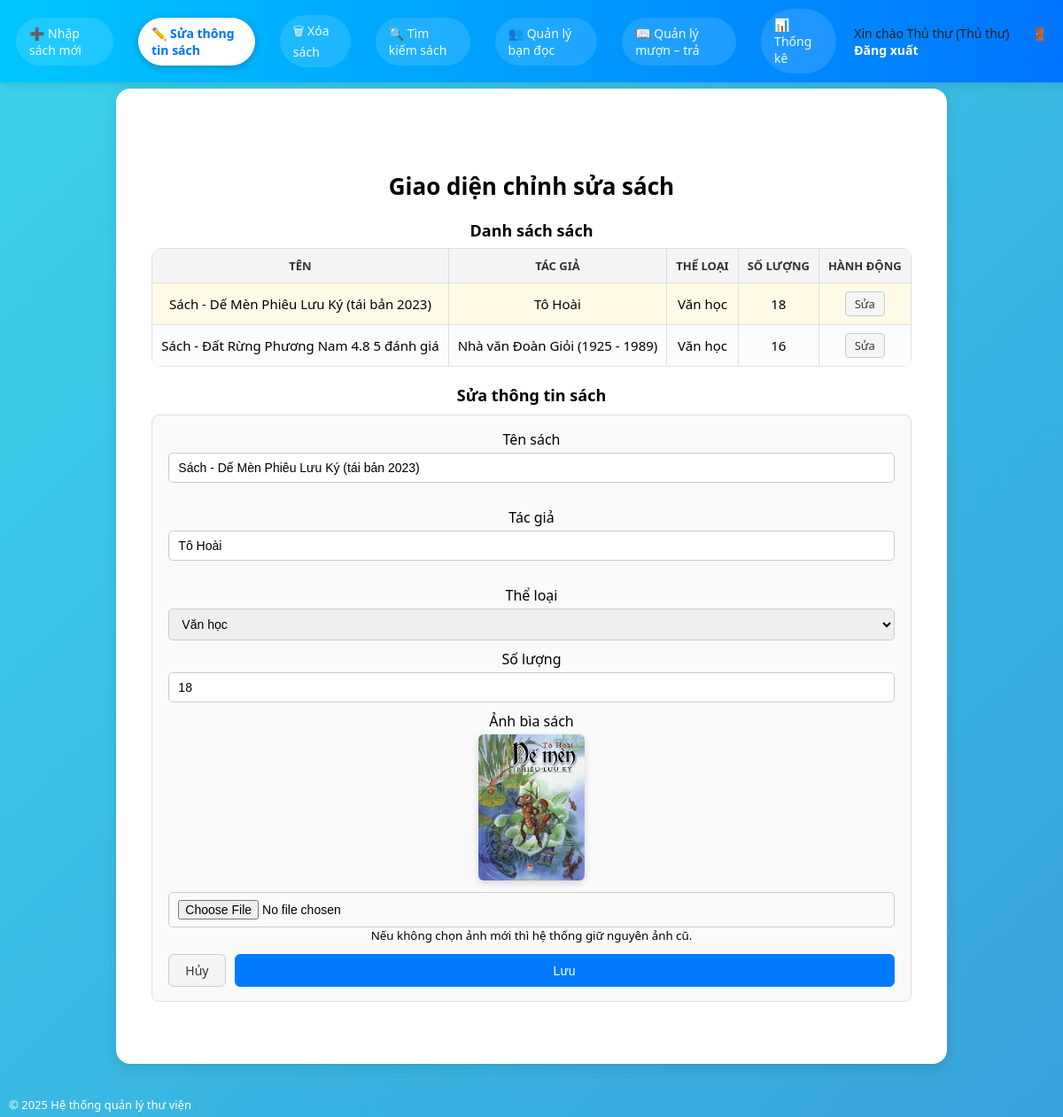
The app's page /QuanLyThuVien/book_edit_list.php?id=17 (signed in) with its own data.
### tables this page shows
CREATE TABLE `users` (
  `id` int(11) NOT NULL,
  `username` varchar(50) NOT NULL,
  `email` varchar(100) DEFAULT NULL,
  `phone` varchar(20) DEFAULT NULL,
  `password` varchar(255) NOT NULL,
  `fullname` varchar(100) DEFAULT NULL,
  `role` enum('admin','thuthu','capthe') DEFAULT NULL,
  `status` enum('active','locked') DEFAULT 'active',
  `created_at` timestamp NOT NULL DEFAULT current_timestamp()
);

CREATE TABLE `books` (
  `id` int(11) NOT NULL,
  `code` varchar(50) DEFAULT NULL,
  `title` varchar(255) NOT NULL,
  `author` varchar(255) DEFAULT NULL,
  `description` text DEFAULT NULL,
  `publisher` varchar(255) DEFAULT NULL,
  `publish_year` int(11) DEFAULT NULL,
  `category_id` int(11) DEFAULT NULL,
  `quantity` int(11) DEFAULT 0,
  `location` varchar(100) DEFAULT NULL,
  `created_at` timestamp NOT NULL DEFAULT current_timestamp(),
  `cover` varchar(255) DEFAULT NULL,
  `isbn` varchar(50) DEFAULT NULL,
  `total` int(11) NOT NULL DEFAULT 0,
  `available` int(11) NOT NULL DEFAULT 0
);

CREATE TABLE `categories` (
  `id` int(11) NOT NULL,
  `code` varchar(50) DEFAULT NULL,
  `name` varchar(100) NOT NULL
);

### QuanLyThuVien/functions.php (called while the page is built, shortened)
<?php
require_once 'config.php';
function is_logged_in() {
    return isset($_SESSION['user_id']);
}
function current_user() {
    global $pdo;
    static $user = null;
    if ($user === null) {
        $stmt = $pdo->prepare("SELECT id, username, fullname, role FROM users WHERE id = ?");
        $stmt->execute([$_SESSION['user_id']]);
        $user = $stmt->fetch(PDO::FETCH_ASSOC);
    }
    return $user;
}
function require_role(array $allowedRoles) {
    $user = current_user();
}
function e($str) {
    return htmlspecialchars($str ?? '', ENT_QUOTES, 'UTF-8');
}
?>

### QuanLyThuVien/config.php (called while the page is built, shortened)
<?php
$user    = 'root';
?>

### QuanLyThuVien/book_edit_list.php (the view, shortened to what this page needs)
<?php
require_once 'functions.php';
require_role(['thuthu', 'admin']);
global $pdo;
$sql = "SELECT b.*, c.name AS category_name
        FROM books b
        LEFT JOIN categories c ON b.category_id = c.id
        ORDER BY b.title ASC";
$stmt = $pdo->prepare($sql);
$stmt->execute();
$books = $stmt->fetchAll(PDO::FETCH_ASSOC);
$cats = $pdo->query("SELECT id, name FROM categories ORDER BY name")->fetchAll(PDO::FETCH_ASSOC);
$currentId = intval($_GET['id'] ?? 0);
$currentBook = null;
if ($currentId > 0) {
    $stmt = $pdo->prepare("SELECT * FROM books WHERE id = ?");
    $stmt->execute([$currentId]);
    $currentBook = $stmt->fetch(PDO::FETCH_ASSOC);
}
include 'header.php';
?>
<link rel="stylesheet" href="assets/style.css">
<div class="edit-wrapper">
  <h2 class="edit-title">Giao diện chỉnh sửa sách</h2>
  <h3 class="edit-section-title">Danh sách sách</h3>
  <div class="table-wrapper">
    <table class="styled-table simple-table">
      <thead>
        <tr>
          <th>Tên</th>
          <th>Tác giả</th>
          <th>Thể loại</th>
          <th>Số lượng</th>
          <th>Hành động</th>
        </tr>
      </thead>
      <tbody>
      <?php if (empty($books)): ?>
        <tr>
          <td colspan="5" class="no-data">Chưa có sách nào trong hệ thống.</td>
        </tr>
      <?php else: ?>
        <?php foreach ($books as $b): ?>
          <tr<?= ($currentId == $b['id']) ? ' class="row-active"' : '' ?>>
            <td><?= e($b['title']) ?></td>
            <td><?= e($b['author']) ?></td>
            <td><?= e($b['category_name']) ?></td>
            <td><?= e($b['total']) ?></td>
            <td>
              <a href="book_edit_list.php?id=<?= e($b['id']) ?>" class="btn-small">
                Sửa
              </a>
            </td>
          </tr>
        <?php endforeach; ?>
      <?php endif; ?>
      </tbody>
    </table>
  </div>
  <h3 class="edit-section-title">Sửa thông tin sách</h3>
  <?php if (!$currentBook): ?>
    <p>Vui lòng chọn một cuốn sách trong danh sách bên trên để sửa.</p>
  <?php else: ?>
    <form method="post" class="edit-form" enctype="multipart/form-data">
      <div class="form-row">
        <label>Tên sách</label>
        <input type="text" name="title"
               value="<?= e($_POST['title'] ?? $currentBook['title']) ?>" required>
      </div>
      <div class="form-row">
        <label>Tác giả</label>
        <input type="text" name="author"
               value="<?= e($_POST['author'] ?? $currentBook['author']) ?>" required>
      </div>
      <div class="form-row">
        <label>Thể loại</label>
        <select name="category_id">
          <?php foreach ($cats as $c): ?>
            <option value="<?= e($c['id']) ?>"
              <?= (($_POST['category_id'] ?? $currentBook['category_id']) == $c['id']) ? 'selected' : '' ?>>
              <?= e($c['name']) ?>
            </option>
          <?php endforeach; ?>
        </select>
      </div>
      <div class="form-row">
        <label>Số lượng</label>
        <input type="number" min="0" name="total"
               value="<?= e($_POST['total'] ?? $currentBook['total']) ?>">
      </div>
      <div class="form-row">
        <label>Ảnh bìa sách</label>
        <?php if (!empty($currentBook['cover'])): ?>
          <div class="preview-box" style="margin-bottom:8px;">
            <img src="uploads/books/<?= e($currentBook['cover']) ?>" alt="Ảnh bìa hiện tại"
                 style="max-width: 120px; border-radius:6px; box-shadow:0 3px 8px rgba(0,0,0,0.15);">
          </div>
        <?php else: ?>
          <small>Chưa có ảnh bìa.</small><br>
        <?php endif; ?>
        <input type="file" name="cover" accept="image/*">
        <small>Nếu không chọn ảnh mới thì hệ thống giữ nguyên ảnh cũ.</small>
      </div>
      <div class="form-actions">
        <a href="book_edit_list.php" class="btn-cancel">Hủy</a>
        <button type="submit" class="btn-save">Lưu</button>
      </div>
    </form>
  <?php endif; ?>
</div>
<?php include 'footer.php'; ?>

### QuanLyThuVien/header.php (shortened to what this page needs)
<?php
require_once 'functions.php';
$user   = current_user() ?? [];
$role   = $user['role'] ?? '';
$active = basename($_SERVER['PHP_SELF']);
?>
<!DOCTYPE html>
<html lang="vi">
<head>
    <link rel="stylesheet" href="assets/style.css?v=3">
</head>
<body>
<?php if ($role === 'thuthu'): ?>
    <div class="top-nav">
        <div class="nav-left">
            <a href="book_add.php"
               class="menu-item <?= $active === 'book_add.php' ? 'active-menu' : '' ?>">
                ➕ Nhập sách mới
            </a>
            <a href="book_edit_list.php"
               class="menu-item <?= $active === 'book_edit_list.php' ? 'active-menu' : '' ?>">
                ✏️ Sửa thông tin sách
            </a>
            <a href="book_delete_list.php"
               class="menu-item <?= $active === 'book_delete_list.php' ? 'active-menu' : '' ?>">
                🗑 Xóa sách
            </a>
            <a href="books.php"
               class="menu-item <?= $active === 'books.php' ? 'active-menu' : '' ?>">
                🔍 Tìm kiếm sách
            </a>
            <a href="readers.php"
               class="menu-item <?= $active === 'readers.php' ? 'active-menu' : '' ?>">
                👥 Quản lý bạn đọc
            </a>
            <a href="borrow_list.php"
   class="menu-item <?= $active === 'borrow_list.php' ? 'active-menu' : '' ?>">
    📖 Quản lý mượn – trả
</a>
            <a href="statistics.php"
               class="menu-item <?= $active === 'statistics.php' ? 'active-menu' : '' ?>">
                📊 Thống kê
            </a>
        </div>
        <div class="nav-right">
            Xin chào <?= e($user['fullname'] ?? '') ?> (Thủ thư)
            <a href="logout.php" class="logout-link">🚪 Đăng xuất</a>
        </div>
    </div>
<?php endif; ?>
<main>

### records on screen
users: fullname "Thủ thư"
books: title "Sách - Dế Mèn Phiêu Lưu Ký (tái bản 2023)", author "Tô Hoài", category.name "Văn học", total "18", category_id "Văn học", cover (picture)
books: title "Sách - Đất Rừng Phương Nam 4.8 5 đánh giá", author "Nhà văn Đoàn Giỏi (1925 - 1989)", category.name "Văn học", total "16"
